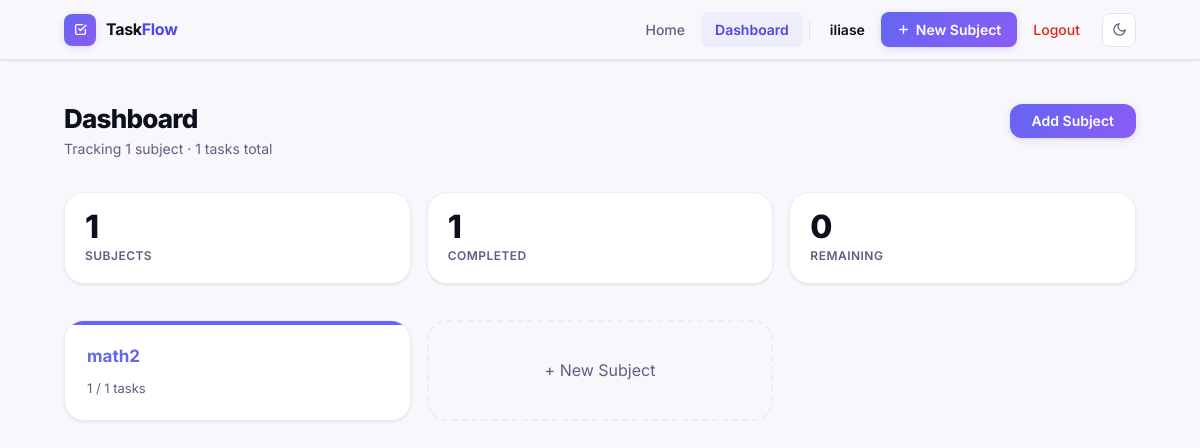
Page /dashboard/ (signed in) on the earlier database version.
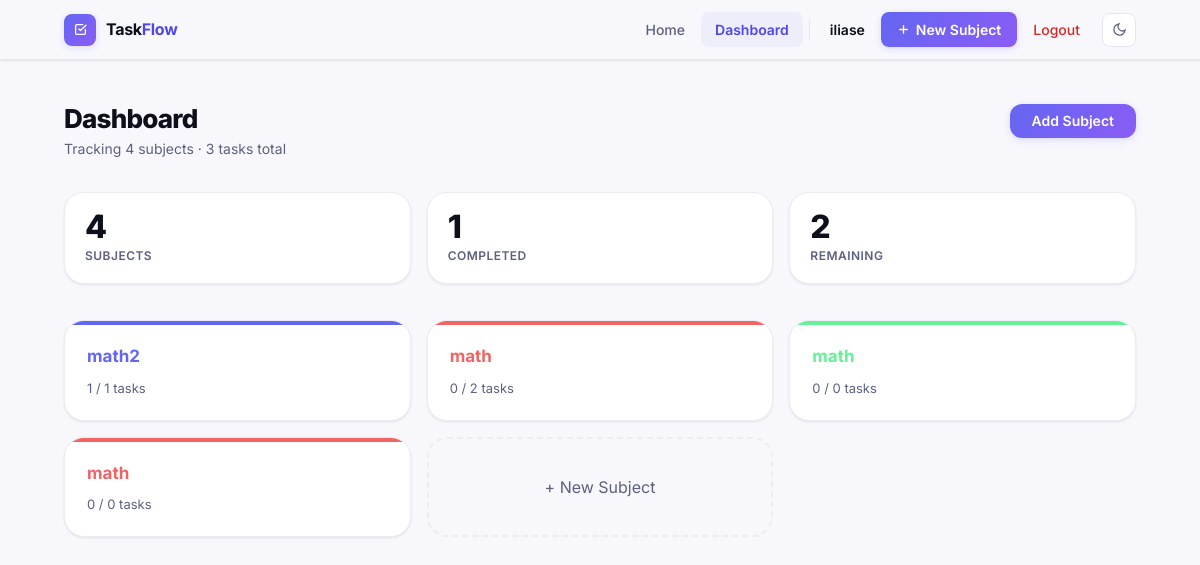
Same page on the later database version.
### core/models.py (models this page shows, shortened)
class Subject(models.Model):
    user = models.ForeignKey(User, on_delete=models.CASCADE, related_name='subjects')
    name = models.CharField(max_length=80)
    color = models.CharField(max_length=7, default="#6366f1")
    created_at = models.DateTimeField(auto_now_add=True)
    @property
    def task_count(self):
        return self.tasks.count()
    @property
    def done_count(self):
        return self.tasks.filter(done=True).count()

### core/views.py (the view)
# urls.py: path('dashboard/', views.dashboard, name='dashboard'),
@login_required
def dashboard(request):
    user = request.user
    subjects = Subject.objects.filter(user=user).prefetch_related('tasks')
    all_tasks = Task.objects.filter(subject__user=user)
    return render(request, 'dashboard.html', {
        'subjects': subjects,
        'total_tasks': all_tasks.count(),
        'completed_tasks': all_tasks.filter(done=True).count(),
        'remaining_tasks': all_tasks.filter(done=False).count(),
    })

### core/templates/dashboard.html (shortened to what this page needs)
{% extends "base.html" %}
{% block nav_dashboard %}active{% endblock %}
{% block content %}
<div class="container">
  <div class="page-header">
    <div>
      <h1 class="page-title">Dashboard</h1>
      <p class="page-subtitle">
        {% if subjects %}
          Tracking {{ subjects|length }} subject{{ subjects|length|pluralize }} · {{ total_tasks }} tasks total
        {% else %}
          Welcome! Create your first subject.
        {% endif %}
      </p>
    </div>
    <a href="{% url 'create_subject' %}" class="btn btn-primary">
      Add Subject
    </a>
  </div>
  {% if subjects %}
  <div class="stats-row">
    <div class="stat-tile">
      <div class="stat-value">{{ subjects|length }}</div>
      <div class="stat-label">Subjects</div>
    </div>
    <div class="stat-tile">
      <div class="stat-value">{{ completed_tasks }}</div>
      <div class="stat-label">Completed</div>
    </div>
    <div class="stat-tile">
      <div class="stat-value">{{ remaining_tasks }}</div>
      <div class="stat-label">Remaining</div>
    </div>
  </div>
  <div class="subject-grid">
    {% for subject in subjects %}
      <a href="{% url 'subject_detail' subject.id %}" class="subject-card">
        <div class="subject-color-bar"
             style="background: {{ subject.color }};"></div>
        <div class="sc-name"
             style="color: {{ subject.color }};">
          {{ subject.name }}
        </div>
        <div class="sc-meta">
          {{ subject.done_count }} / {{ subject.task_count }} tasks
        </div>
      </a>
    {% endfor %}
    <a href="{% url 'create_subject' %}" class="add-card">
      + New Subject
    </a>
  </div>
  {% else %}
    <p>No subjects yet.</p>
  {% endif %}
</div>
{% endblock %}

### core/templates/base.html (shortened to what this page needs)
<!DOCTYPE html>
<html lang="en">
<head>
</head>
<body>
<nav class="navbar" role="navigation" aria-label="Main navigation">
  <div class="navbar-inner">
    <a href="{% url 'home' %}" class="navbar-brand">
      <div class="brand-mark">
        <svg width="13" height="13" viewBox="0 0 24 24" fill="none" stroke="white" stroke-width="2.5" stroke-linecap="round" stroke-linejoin="round">
          <polyline points="9 11 12 14 22 4"/>
          <path d="M21 12v7a2 2 0 0 1-2 2H5a2 2 0 0 1-2-2V5a2 2 0 0 1 2-2h11"/>
        </svg>
      </div>
      <span class="brand-name">Task<span class="brand-dot">Flow</span></span>
    </a>
   <div class="navbar-nav" id="navMenu">
  <a href="{% url 'home' %}" class="nav-link {% block nav_home %}{% endblock %}">
    Home
  </a>
  {% if user.is_authenticated %}
    <a href="{% url 'dashboard' %}" class="nav-link {% block nav_dashboard %}{% endblock %}">
      Dashboard
    </a>
    <span class="nav-link" style="color:var(--fg); font-weight:600;">
      {{ user.username }}
    </span>
    <a href="{% url 'create_subject' %}" class="btn-nav-cta">
      <svg width="13" height="13" viewBox="0 0 24 24" fill="none" stroke="currentColor" stroke-width="2.5" stroke-linecap="round" stroke-linejoin="round">
        <line x1="12" y1="5" x2="12" y2="19"/>
        <line x1="5" y1="12" x2="19" y2="12"/>
      </svg>
      New Subject
    </a>
    <a href="{% url 'logout' %}" class="nav-link" style="color:var(--red);">
      Logout
    </a>
  {% endif %}
  <button class="theme-btn" id="themeToggle" aria-label="Toggle theme">
    <svg id="iconMoon" width="15" height="15" viewBox="0 0 24 24" fill="none" stroke="currentColor" stroke-width="2">
      <path d="M21 12.79A9 9 0 1 1 11.21 3 7 7 0 0 0 21 12.79z"/>
    </svg>
  </button>
</div>
  </div>
</nav>
<main class="page">
  {% block content %}{% endblock %}
</main>
</body>
</html>

### core/templates/dashboard.html (style rules this page uses)
.stats-row { display: grid; grid-template-columns: repeat(auto-fit, minmax(160px, 1fr)); gap: 1rem; margin-bottom: 2.25rem; }
.stat-tile { padding: 1.125rem 1.25rem; border-radius: var(--r-xl); background: var(--surface); border: 1px solid var(--border-2); box-shadow: var(--sh-sm); display: flex; flex-direction: column; gap: 0.25rem; position: relative; overflow: hidden; transition: box-shadow var(--dur) var(--ease), transform var(--dur) var(--ease); }
.stat-value { font-size: 2rem; font-weight: 800; letter-spacing: -0.04em; line-height: 1; }
.stat-label { font-size: 0.75rem; font-weight: 600; color: var(--fg-muted); text-transform: uppercase; letter-spacing: 0.04em; }
.subject-grid { display: grid; grid-template-columns: repeat(auto-fill, minmax(270px, 1fr)); gap: 1rem; }
.subject-card { position: relative; display: flex; flex-direction: column; padding: 1.375rem; border-radius: var(--r-xl); background: var(--surface); border: 1px solid var(--border-2); box-shadow: var(--sh-sm); transition: box-shadow var(--dur) var(--ease), transform var(--dur) var(--ease); text-decoration: none; color: inherit; overflow: hidden; }
.sc-name { font-size: 1.0625rem; font-weight: 700; color: var(--fg); }
.sc-meta { font-size: 0.8125rem; color: var(--fg-muted); margin-top: 0.5rem; }
.add-card { display: flex; align-items: center; justify-content: center; border: 2px dashed var(--border-2); border-radius: var(--r-xl); padding: 2rem; text-decoration: none; color: var(--fg-muted); }
.subject-color-bar { position: absolute; top: 0; left: 0; width: 100%; height: 4px; }

Differences in the rows shown:
added Subject: name "math", done_count "0", task_count "2"
added Subject: name "math", done_count "0", task_count "0", color "#64f296" (drawn)
added Subject: name "math", done_count "0", task_count "0"
Other differences:
{{ subjects|length }}: "1" → "4"
{{ total_tasks }}: "1" → "3"
{{ remaining_tasks }}: "0" → "2"
